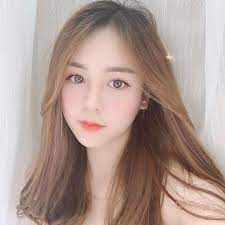
#> input picture qaz.png, 225 x 225 px, found by its file name
$ python basic.py
#> lines starting #> are read from the running program, lines starting #| are printed output that depends on the picture
import cv2 as cv
from cv2 import imread
from cv2 import imshow
import numpy as np
img = imread("vidu/qaz.png")
#> img is the input picture: shape (225, 225, 3); mean B, G, R 145.3, 153.1, 174.4
cv.imshow('abcd',img)

# lam anh xam
img_gray = cv.cvtColor(img, cv.COLOR_BGRA2GRAY)
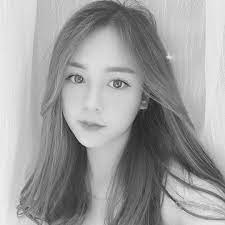
#> img_gray: shape (225, 225); min 25, max 238, mean 158.6
cv.imshow("gray", img_gray)

#lam mo
#(3,3): chi ghi dc so le, dung de dieu chinh do mo
blur = cv.GaussianBlur(img,(7,7), cv.BORDER_DEFAULT)
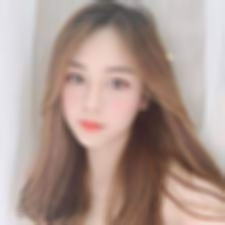
#> blur: shape (225, 225, 3); mean B, G, R 145.2, 153.1, 174.4
cv.imshow("anh mo", blur)

# ham tim cac canh trong anh(len den vien trang)
canny = cv.Canny(img_gray, 125,175)
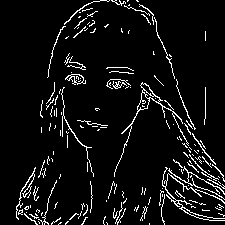
#> canny: shape (225, 225); 6.5% white in thin lines or dots
cv.imshow('trangden',canny)
# lam gian hinh anh(suw ly trong anh trang den)
dilated = cv.dilate(canny, (3,3), iterations = 1)
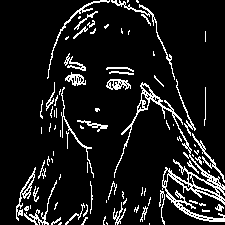
#> dilated: shape (225, 225); 10% white in thin lines or dots

cv.imshow('dilated',dilated)

# lam soi mon hinh anh
eroded = cv.erode(dilated, (3,3), iterations= 5)
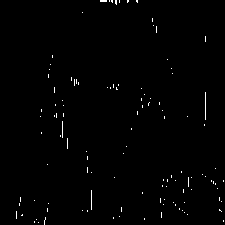
#> eroded: shape (225, 225); 0.76% white in thin lines or dots
cv.imshow('eroded',eroded)

# thay doi kich thuoc
# (300,300) la kich thuoc anh
# interpolation dung de chia hinh anh theo ti le xem vidu.py
resize = cv.resize(canny,(300,300), interpolation= cv.INTER_AREA    )
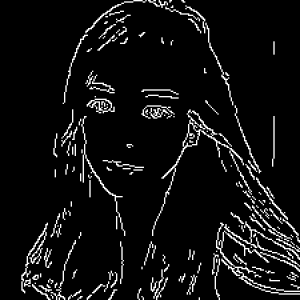
#> resize: shape (300, 300); min 0, max 255, mean 16.7
cv.imshow('resize', resize)

# cat hinh anh
# 0:50 tu tren xuong, 0:100 hien thi hinh anh tu trai qua
cropped = img [0:50, 0: 100]
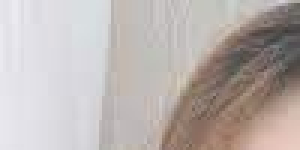
#> cropped: shape (50, 100, 3) (shown 3 times larger); mean B, G, R 175.3, 178.2, 186.6
cv.imshow('cropped',cropped)


cv.waitKey(0)

#> (the run stopped early here; a loop or call above may not have finished)
